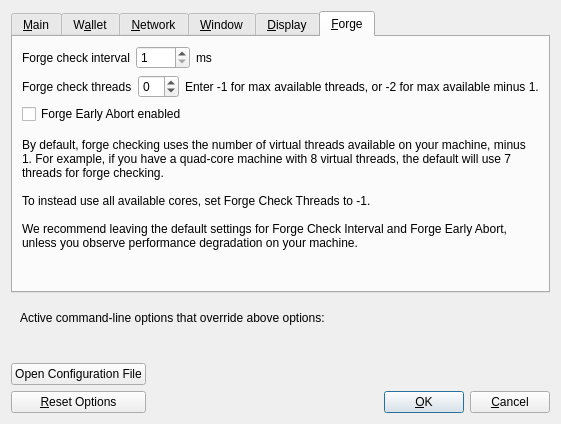
<?xml version="1.0" encoding="UTF-8"?>
<ui version="4.0">
 <class>OptionsDialog</class>
 <widget class="QDialog" name="OptionsDialog">
  <property name="geometry">
   <rect>
    <x>0</x>
    <y>0</y>
    <width>527</width>
    <height>424</height>
   </rect>
  </property>
  <property name="windowTitle">
   <string>Options</string>
  </property>
  <property name="modal">
   <bool>true</bool>
  </property>
  <layout class="QVBoxLayout" name="verticalLayout">
   <item>
    <widget class="QTabWidget" name="tabWidget">
     <property name="currentIndex">
      <number>5</number>
     </property>
     <widget class="QWidget" name="tabMain">
      <attribute name="title">
       <string>&amp;Main</string>
      </attribute>
      <layout class="QVBoxLayout" name="verticalLayout_Main">
       <item>
        <widget class="QCheckBox" name="bitcoinAtStartup">
         <property name="toolTip">
          <string>Automatically start %1 after logging in to the system.</string>
         </property>
         <property name="text">
          <string>&amp;Start %1 on system login</string>
         </property>
        </widget>
       </item>
       <item>
        <layout class="QHBoxLayout" name="horizontalLayout_2_Main">
         <item>
          <widget class="QLabel" name="databaseCacheLabel">
           <property name="text">
            <string>Size of &amp;database cache</string>
           </property>
           <property name="textFormat">
            <enum>Qt::PlainText</enum>
           </property>
           <property name="buddy">
            <cstring>databaseCache</cstring>
           </property>
          </widget>
         </item>
         <item>
          <widget class="QSpinBox" name="databaseCache"/>
         </item>
         <item>
          <widget class="QLabel" name="databaseCacheUnitLabel">
           <property name="text">
            <string>MB</string>
           </property>
           <property name="textFormat">
            <enum>Qt::PlainText</enum>
           </property>
          </widget>
         </item>
         <item>
          <spacer name="horizontalSpacer_2_Main">
           <property name="orientation">
            <enum>Qt::Horizontal</enum>
           </property>
           <property name="sizeHint" stdset="0">
            <size>
             <width>40</width>
             <height>20</height>
            </size>
           </property>
          </spacer>
         </item>
        </layout>
       </item>
       <item>
        <layout class="QHBoxLayout" name="horizontalLayout_3_Main">
         <item>
          <widget class="QLabel" name="threadsScriptVerifLabel">
           <property name="text">
            <string>Number of script &amp;verification threads</string>
           </property>
           <property name="textFormat">
            <enum>Qt::PlainText</enum>
           </property>
           <property name="buddy">
            <cstring>threadsScriptVerif</cstring>
           </property>
          </widget>
         </item>
         <item>
          <widget class="QSpinBox" name="threadsScriptVerif">
           <property name="toolTip">
            <string>(0 = auto, &lt;0 = leave that many cores free)</string>
           </property>
          </widget>
         </item>
         <item>
          <spacer name="horizontalSpacer_3_Main">
           <property name="orientation">
            <enum>Qt::Horizontal</enum>
           </property>
           <property name="sizeHint" stdset="0">
            <size>
             <width>40</width>
             <height>20</height>
            </size>
           </property>
          </spacer>
         </item>
        </layout>
       </item>
       <item>
        <spacer name="verticalSpacer_Main">
         <property name="orientation">
          <enum>Qt::Vertical</enum>
         </property>
         <property name="sizeHint" stdset="0">
          <size>
           <width>20</width>
           <height>40</height>
          </size>
         </property>
        </spacer>
       </item>
      </layout>
     </widget>
     <widget class="QWidget" name="tabWallet">
      <attribute name="title">
       <string>W&amp;allet</string>
      </attribute>
      <layout class="QVBoxLayout" name="verticalLayout_Wallet">
       <item>
        <widget class="QGroupBox" name="groupBox">
         <property name="title">
          <string>Expert</string>
         </property>
         <layout class="QVBoxLayout" name="verticalLayout_2">
          <item>
           <widget class="QCheckBox" name="coinControlFeatures">
            <property name="toolTip">
             <string>Whether to show coin control features or not.</string>
            </property>
            <property name="text">
             <string>Enable coin &amp;control features</string>
            </property>
           </widget>
          </item>
          <item>
           <widget class="QCheckBox" name="spendZeroConfChange">
            <property name="toolTip">
             <string>If you disable the spending of unconfirmed change, the change from a transaction cannot be used until that transaction has at least one confirmation. This also affects how your balance is computed.</string>
            </property>
            <property name="text">
             <string>&amp;Spend unconfirmed change</string>
            </property>
           </widget>
          </item>
         </layout>
        </widget>
       </item>
       <item>
        <spacer name="verticalSpacer_Wallet">
         <property name="orientation">
          <enum>Qt::Vertical</enum>
         </property>
         <property name="sizeHint" stdset="0">
          <size>
           <width>20</width>
           <height>40</height>
          </size>
         </property>
        </spacer>
       </item>
      </layout>
     </widget>
     <widget class="QWidget" name="tabNetwork">
      <attribute name="title">
       <string>&amp;Network</string>
      </attribute>
      <layout class="QVBoxLayout" name="verticalLayout_Network">
       <item>
        <widget class="QCheckBox" name="mapPortUpnp">
         <property name="toolTip">
          <string>Automatically open the Thor client port on the router. This only works when your router supports UPnP and it is enabled.</string>
         </property>
         <property name="text">
          <string>Map port using &amp;UPnP</string>
         </property>
        </widget>
       </item>
       <item>
        <widget class="QCheckBox" name="allowIncoming">
         <property name="toolTip">
          <string>Accept connections from outside.</string>
         </property>
         <property name="text">
          <string>Allow incomin&amp;g connections</string>
         </property>
        </widget>
       </item>
       <item>
        <widget class="QCheckBox" name="connectSocks">
         <property name="toolTip">
          <string>Connect to the Thor network through a SOCKS5 proxy.</string>
         </property>
         <property name="text">
          <string>&amp;Connect through SOCKS5 proxy (default proxy):</string>
         </property>
        </widget>
       </item>
       <item>
        <layout class="QHBoxLayout" name="horizontalLayout_1_Network">
         <item>
          <widget class="QLabel" name="proxyIpLabel">
           <property name="text">
            <string>Proxy &amp;IP:</string>
           </property>
           <property name="textFormat">
            <enum>Qt::PlainText</enum>
           </property>
           <property name="buddy">
            <cstring>proxyIp</cstring>
           </property>
          </widget>
         </item>
         <item>
          <widget class="QValidatedLineEdit" name="proxyIp">
           <property name="minimumSize">
            <size>
             <width>140</width>
             <height>0</height>
            </size>
           </property>
           <property name="maximumSize">
            <size>
             <width>140</width>
             <height>16777215</height>
            </size>
           </property>
           <property name="toolTip">
            <string>IP address of the proxy (e.g. IPv4: 127.0.0.1 / IPv6: ::1)</string>
           </property>
          </widget>
         </item>
         <item>
          <widget class="QLabel" name="proxyPortLabel">
           <property name="text">
            <string>&amp;Port:</string>
           </property>
           <property name="textFormat">
            <enum>Qt::PlainText</enum>
           </property>
           <property name="buddy">
            <cstring>proxyPort</cstring>
           </property>
          </widget>
         </item>
         <item>
          <widget class="QLineEdit" name="proxyPort">
           <property name="minimumSize">
            <size>
             <width>55</width>
             <height>0</height>
            </size>
           </property>
           <property name="maximumSize">
            <size>
             <width>55</width>
             <height>16777215</height>
            </size>
           </property>
           <property name="toolTip">
            <string>Port of the proxy (e.g. 9050)</string>
           </property>
          </widget>
         </item>
         <item>
          <spacer name="horizontalSpacer_1_Network">
           <property name="orientation">
            <enum>Qt::Horizontal</enum>
           </property>
           <property name="sizeHint" stdset="0">
            <size>
             <width>40</width>
             <height>20</height>
            </size>
           </property>
          </spacer>
         </item>
        </layout>
       </item>
       <item>
        <layout class="QHBoxLayout" name="horizontalLayout_2_Network">
         <item>
          <widget class="QLabel" name="proxyActiveNets">
           <property name="text">
            <string>Used for reaching peers via:</string>
           </property>
           <property name="textFormat">
            <enum>Qt::PlainText</enum>
           </property>
          </widget>
         </item>
         <item>
          <widget class="QCheckBox" name="proxyReachIPv4">
           <property name="enabled">
            <bool>false</bool>
           </property>
           <property name="toolTip">
            <string>Shows if the supplied default SOCKS5 proxy is used to reach peers via this network type.</string>
           </property>
           <property name="text">
            <string/>
           </property>
          </widget>
         </item>
         <item>
          <widget class="QLabel" name="proxyReachIPv4Label">
           <property name="text">
            <string>IPv4</string>
           </property>
           <property name="textFormat">
            <enum>Qt::PlainText</enum>
           </property>
          </widget>
         </item>
         <item>
          <widget class="QCheckBox" name="proxyReachIPv6">
           <property name="enabled">
            <bool>false</bool>
           </property>
           <property name="toolTip">
            <string>Shows if the supplied default SOCKS5 proxy is used to reach peers via this network type.</string>
           </property>
           <property name="text">
            <string/>
           </property>
          </widget>
         </item>
         <item>
          <widget class="QLabel" name="proxyReachIPv6Label">
           <property name="text">
            <string>IPv6</string>
           </property>
           <property name="textFormat">
            <enum>Qt::PlainText</enum>
           </property>
          </widget>
         </item>
         <item>
          <widget class="QCheckBox" name="proxyReachTor">
           <property name="enabled">
            <bool>false</bool>
           </property>
           <property name="toolTip">
            <string>Shows if the supplied default SOCKS5 proxy is used to reach peers via this network type.</string>
           </property>
           <property name="text">
            <string/>
           </property>
          </widget>
         </item>
         <item>
          <widget class="QLabel" name="proxyReachTorLabel">
           <property name="text">
            <string>Tor</string>
           </property>
           <property name="textFormat">
            <enum>Qt::PlainText</enum>
           </property>
          </widget>
         </item>
         <item>
          <spacer name="horizontalSpacer_2_Network">
           <property name="orientation">
            <enum>Qt::Horizontal</enum>
           </property>
           <property name="sizeHint" stdset="0">
            <size>
             <width>40</width>
             <height>20</height>
            </size>
           </property>
          </spacer>
         </item>
        </layout>
       </item>
       <item>
        <widget class="QCheckBox" name="connectSocksTor">
         <property name="toolTip">
          <string>Connect to the Thor network through a separate SOCKS5 proxy for Tor hidden services.</string>
         </property>
         <property name="text">
          <string>Use separate SOCKS&amp;5 proxy to reach peers via Tor hidden services:</string>
         </property>
        </widget>
       </item>
       <item>
        <layout class="QHBoxLayout" name="horizontalLayout_3_Network">
         <item>
          <widget class="QLabel" name="proxyIpTorLabel">
           <property name="text">
            <string>Proxy &amp;IP:</string>
           </property>
           <property name="textFormat">
            <enum>Qt::PlainText</enum>
           </property>
           <property name="buddy">
            <cstring>proxyIpTor</cstring>
           </property>
          </widget>
         </item>
         <item>
          <widget class="QValidatedLineEdit" name="proxyIpTor">
           <property name="minimumSize">
            <size>
             <width>140</width>
             <height>0</height>
            </size>
           </property>
           <property name="maximumSize">
            <size>
             <width>140</width>
             <height>16777215</height>
            </size>
           </property>
           <property name="toolTip">
            <string>IP address of the proxy (e.g. IPv4: 127.0.0.1 / IPv6: ::1)</string>
           </property>
          </widget>
         </item>
         <item>
          <widget class="QLabel" name="proxyPortTorLabel">
           <property name="text">
            <string>&amp;Port:</string>
           </property>
           <property name="textFormat">
            <enum>Qt::PlainText</enum>
           </property>
           <property name="buddy">
            <cstring>proxyPortTor</cstring>
           </property>
          </widget>
         </item>
         <item>
          <widget class="QLineEdit" name="proxyPortTor">
           <property name="minimumSize">
            <size>
             <width>55</width>
             <height>0</height>
            </size>
           </property>
           <property name="maximumSize">
            <size>
             <width>55</width>
             <height>16777215</height>
            </size>
           </property>
           <property name="toolTip">
            <string>Port of the proxy (e.g. 9050)</string>
           </property>
          </widget>
         </item>
         <item>
          <spacer name="horizontalSpacer_4_Network">
           <property name="orientation">
            <enum>Qt::Horizontal</enum>
           </property>
           <property name="sizeHint" stdset="0">
            <size>
             <width>40</width>
             <height>20</height>
            </size>
           </property>
          </spacer>
         </item>
        </layout>
       </item>
       <item>
        <spacer name="verticalSpacer_Network">
         <property name="orientation">
          <enum>Qt::Vertical</enum>
         </property>
         <property name="sizeHint" stdset="0">
          <size>
           <width>20</width>
           <height>40</height>
          </size>
         </property>
        </spacer>
       </item>
      </layout>
     </widget>
     <widget class="QWidget" name="tabWindow">
      <attribute name="title">
       <string>&amp;Window</string>
      </attribute>
      <layout class="QVBoxLayout" name="verticalLayout_Window">
       <item>
        <widget class="QCheckBox" name="hideTrayIcon">
         <property name="toolTip">
          <string>Hide the icon from the system tray.</string>
         </property>
         <property name="text">
          <string>&amp;Hide tray icon</string>
         </property>
        </widget>
       </item>
       <item>
        <widget class="QCheckBox" name="minimizeToTray">
         <property name="toolTip">
          <string>Show only a tray icon after minimizing the window.</string>
         </property>
         <property name="text">
          <string>&amp;Minimize to the tray instead of the taskbar</string>
         </property>
        </widget>
       </item>
       <item>
        <widget class="QCheckBox" name="minimizeOnClose">
         <property name="toolTip">
          <string>Minimize instead of exit the application when the window is closed. When this option is enabled, the application will be closed only after selecting Exit in the menu.</string>
         </property>
         <property name="text">
          <string>M&amp;inimize on close</string>
         </property>
        </widget>
       </item>
       <item>
        <spacer name="verticalSpacer_Window">
         <property name="orientation">
          <enum>Qt::Vertical</enum>
         </property>
         <property name="sizeHint" stdset="0">
          <size>
           <width>20</width>
           <height>40</height>
          </size>
         </property>
        </spacer>
       </item>
      </layout>
     </widget>
     <widget class="QWidget" name="tabDisplay">
      <attribute name="title">
       <string>&amp;Display</string>
      </attribute>
      <layout class="QVBoxLayout" name="verticalLayout_Display">
       <item>
        <layout class="QHBoxLayout" name="horizontalLayout_1_Display">
         <item>
          <widget class="QLabel" name="langLabel">
           <property name="text">
            <string>User Interface &amp;language:</string>
           </property>
           <property name="textFormat">
            <enum>Qt::PlainText</enum>
           </property>
           <property name="buddy">
            <cstring>lang</cstring>
           </property>
          </widget>
         </item>
         <item>
          <widget class="QValueComboBox" name="lang">
           <property name="toolTip">
            <string>The user interface language can be set here. This setting will take effect after restarting %1.</string>
           </property>
          </widget>
         </item>
        </layout>
       </item>
       <item>
        <layout class="QHBoxLayout" name="horizontalLayout_2_Display">
         <item>
          <widget class="QLabel" name="unitLabel">
           <property name="text">
            <string>&amp;Unit to show amounts in:</string>
           </property>
           <property name="textFormat">
            <enum>Qt::PlainText</enum>
           </property>
           <property name="buddy">
            <cstring>unit</cstring>
           </property>
          </widget>
         </item>
         <item>
          <widget class="QValueComboBox" name="unit">
           <property name="toolTip">
            <string>Choose the default subdivision unit to show in the interface and when sending coins.</string>
           </property>
          </widget>
         </item>
        </layout>
       </item>
       <item>
        <layout class="QHBoxLayout" name="horizontalLayout_3_Display">
         <item>
          <widget class="QLabel" name="thirdPartyTxUrlsLabel">
           <property name="toolTip">
            <string>Third party URLs (e.g. a block explorer) that appear in the transactions tab as context menu items. %s in the URL is replaced by transaction hash. Multiple URLs are separated by vertical bar |.</string>
           </property>
           <property name="text">
            <string>&amp;Third party transaction URLs</string>
           </property>
           <property name="buddy">
            <cstring>thirdPartyTxUrls</cstring>
           </property>
          </widget>
         </item>
         <item>
          <widget class="QLineEdit" name="thirdPartyTxUrls">
           <property name="toolTip">
            <string>Third party URLs (e.g. a block explorer) that appear in the transactions tab as context menu items. %s in the URL is replaced by transaction hash. Multiple URLs are separated by vertical bar |.</string>
           </property>
          </widget>
         </item>
        </layout>
       </item>
       <item>
        <spacer name="verticalSpacer_Display">
         <property name="orientation">
          <enum>Qt::Vertical</enum>
         </property>
         <property name="sizeHint" stdset="0">
          <size>
           <width>20</width>
           <height>40</height>
          </size>
         </property>
        </spacer>
       </item>
      </layout>
     </widget>
     <widget class="QWidget" name="tabForge">
      <attribute name="title">
       <string>&amp;Forge</string>
      </attribute>
      <layout class="QVBoxLayout" name="verticalLayout_3">
       <item>
        <layout class="QHBoxLayout" name="horizontalLayout_1_Forge">
         <item>
          <widget class="QLabel" name="label">
           <property name="text">
            <string>Forge check interval</string>
           </property>
          </widget>
         </item>
         <item>
          <widget class="QSpinBox" name="forgeCheckDelay">
           <property name="minimum">
            <number>1</number>
           </property>
           <property name="maximum">
            <number>1000</number>
           </property>
          </widget>
         </item>
         <item>
          <widget class="QLabel" name="label_2">
           <property name="text">
            <string>ms</string>
           </property>
          </widget>
         </item>
         <item>
          <spacer name="horizontalSpacer">
           <property name="orientation">
            <enum>Qt::Horizontal</enum>
           </property>
           <property name="sizeHint" stdset="0">
            <size>
             <width>40</width>
             <height>20</height>
            </size>
           </property>
          </spacer>
         </item>
        </layout>
       </item>
       <item>
        <layout class="QHBoxLayout" name="horizontalLayout_1_Forge_2">
         <item>
          <widget class="QLabel" name="label_3">
           <property name="text">
            <string>Forge check threads</string>
           </property>
          </widget>
         </item>
         <item>
          <widget class="QSpinBox" name="forgeCheckThreads">
           <property name="minimum">
            <number>-2</number>
           </property>
          </widget>
         </item>
         <item>
          <widget class="QLabel" name="label_4">
           <property name="text">
            <string>Enter -1 for max available threads, or -2 for max available minus 1.</string>
           </property>
          </widget>
         </item>
         <item>
          <spacer name="horizontalSpacer_3">
           <property name="orientation">
            <enum>Qt::Horizontal</enum>
           </property>
           <property name="sizeHint" stdset="0">
            <size>
             <width>40</width>
             <height>20</height>
            </size>
           </property>
          </spacer>
         </item>
        </layout>
       </item>
       <item>
        <layout class="QHBoxLayout" name="horizontalLayout_1_Forge_3">
         <item>
          <widget class="QCheckBox" name="forgeCheckEarlyOut">
           <property name="text">
            <string>Forge Early Abort enabled</string>
           </property>
          </widget>
         </item>
         <item>
          <spacer name="horizontalSpacer_4">
           <property name="orientation">
            <enum>Qt::Horizontal</enum>
           </property>
           <property name="sizeHint" stdset="0">
            <size>
             <width>40</width>
             <height>20</height>
            </size>
           </property>
          </spacer>
         </item>
        </layout>
       </item>
       <item>
        <spacer name="verticalSpacer_3">
         <property name="orientation">
          <enum>Qt::Vertical</enum>
         </property>
         <property name="sizeType">
          <enum>QSizePolicy::Fixed</enum>
         </property>
         <property name="sizeHint" stdset="0">
          <size>
           <width>20</width>
           <height>8</height>
          </size>
         </property>
        </spacer>
       </item>
       <item>
        <widget class="QLabel" name="label_5">
         <property name="text">
          <string>By default, forge checking uses the number of virtual threads available on your machine, minus 1. For example, if you have a quad-core machine with 8 virtual threads, the default will use 7 threads for forge checking.

To instead use all available cores, set Forge Check Threads to -1.

We recommend leaving the default settings for Forge Check Interval and Forge Early Abort, unless you observe performance degradation on your machine.</string>
         </property>
         <property name="wordWrap">
          <bool>true</bool>
         </property>
        </widget>
       </item>
       <item>
        <spacer name="verticalSpacer_2">
         <property name="orientation">
          <enum>Qt::Vertical</enum>
         </property>
         <property name="sizeHint" stdset="0">
          <size>
           <width>20</width>
           <height>180</height>
          </size>
         </property>
        </spacer>
       </item>
      </layout>
     </widget>
    </widget>
   </item>
   <item>
    <widget class="QFrame" name="frame">
     <layout class="QVBoxLayout" name="verticalLayout_Bottom">
      <item>
       <layout class="QHBoxLayout" name="horizontalLayout_Bottom">
        <item>
         <widget class="QLabel" name="overriddenByCommandLineInfoLabel">
          <property name="text">
           <string>Active command-line options that override above options:</string>
          </property>
          <property name="textFormat">
           <enum>Qt::PlainText</enum>
          </property>
         </widget>
        </item>
        <item>
         <spacer name="horizontalSpacer_Bottom">
          <property name="orientation">
           <enum>Qt::Horizontal</enum>
          </property>
          <property name="sizeHint" stdset="0">
           <size>
            <width>40</width>
            <height>20</height>
           </size>
          </property>
         </spacer>
        </item>
       </layout>
      </item>
      <item>
       <widget class="QLabel" name="overriddenByCommandLineLabel">
        <property name="text">
         <string/>
        </property>
        <property name="textFormat">
         <enum>Qt::PlainText</enum>
        </property>
        <property name="wordWrap">
         <bool>true</bool>
        </property>
       </widget>
      </item>
     </layout>
    </widget>
   </item>
   <item>
    <layout class="QHBoxLayout" name="horizontalLayout_Buttons">
     <item>
      <layout class="QVBoxLayout" name="verticalLayout_Buttons">
       <item>
        <widget class="QPushButton" name="openBitcoinConfButton">
         <property name="toolTip">
          <string>Open the %1 configuration file from the working directory.</string>
         </property>
         <property name="text">
          <string>Open Configuration File</string>
         </property>
         <property name="autoDefault">
          <bool>false</bool>
         </property>
        </widget>
       </item>
       <item>
        <widget class="QPushButton" name="resetButton">
         <property name="toolTip">
          <string>Reset all client options to default.</string>
         </property>
         <property name="text">
          <string>&amp;Reset Options</string>
         </property>
         <property name="autoDefault">
          <bool>false</bool>
         </property>
        </widget>
       </item>
      </layout>
     </item>
     <item>
      <spacer name="horizontalSpacer_1">
       <property name="orientation">
        <enum>Qt::Horizontal</enum>
       </property>
       <property name="sizeHint" stdset="0">
        <size>
         <width>40</width>
         <height>48</height>
        </size>
       </property>
      </spacer>
     </item>
     <item>
      <widget class="QLabel" name="statusLabel">
       <property name="minimumSize">
        <size>
         <width>200</width>
         <height>0</height>
        </size>
       </property>
       <property name="font">
        <font>
         <weight>75</weight>
         <bold>true</bold>
        </font>
       </property>
       <property name="text">
        <string/>
       </property>
       <property name="textFormat">
        <enum>Qt::PlainText</enum>
       </property>
       <property name="wordWrap">
        <bool>true</bool>
       </property>
      </widget>
     </item>
     <item>
      <spacer name="horizontalSpacer_2">
       <property name="orientation">
        <enum>Qt::Horizontal</enum>
       </property>
       <property name="sizeHint" stdset="0">
        <size>
         <width>40</width>
         <height>48</height>
        </size>
       </property>
      </spacer>
     </item>
     <item>
      <layout class="QVBoxLayout" name="verticalLayout_4">
       <item>
        <spacer name="verticalSpacer">
         <property name="orientation">
          <enum>Qt::Vertical</enum>
         </property>
         <property name="sizeHint" stdset="0">
          <size>
           <width>20</width>
           <height>40</height>
          </size>
         </property>
        </spacer>
       </item>
       <item>
        <layout class="QHBoxLayout" name="horizontalLayout">
         <item>
          <widget class="QPushButton" name="okButton">
           <property name="text">
            <string>&amp;OK</string>
           </property>
           <property name="autoDefault">
            <bool>false</bool>
           </property>
           <property name="default">
            <bool>true</bool>
           </property>
          </widget>
         </item>
         <item>
          <widget class="QPushButton" name="cancelButton">
           <property name="text">
            <string>&amp;Cancel</string>
           </property>
           <property name="autoDefault">
            <bool>false</bool>
           </property>
          </widget>
         </item>
        </layout>
       </item>
      </layout>
     </item>
    </layout>
   </item>
  </layout>
 </widget>
 <customwidgets>
  <customwidget>
   <class>QValidatedLineEdit</class>
   <extends>QLineEdit</extends>
   <header>qt/qvalidatedlineedit.h</header>
  </customwidget>
  <customwidget>
   <class>QValueComboBox</class>
   <extends>QComboBox</extends>
   <header>qt/qvaluecombobox.h</header>
  </customwidget>
 </customwidgets>
 <resources/>
 <connections/>
</ui>
